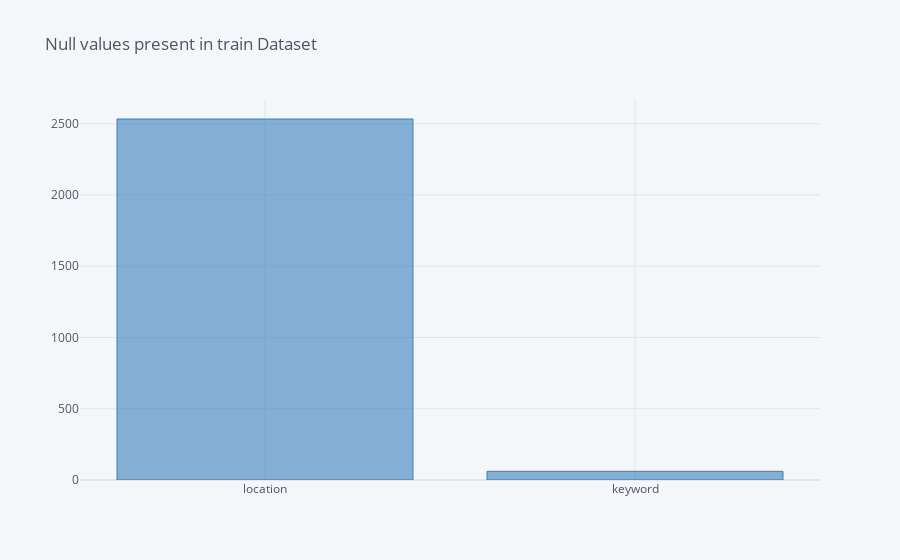

The code cell stored with this chart in its notebook:
### Code cell
missing = train_df.isnull().sum()
missing[missing>0].sort_values(ascending=False).iplot(kind='bar',
                                                      title='Null values present in train Dataset',
                                                      color=['blue'])

### Figure 1 — Plotly figure (JSON) as saved in the notebook; plotly's stock layout.template omitted (floating-point values rounded to 4 significant figures)
{"data": [{"marker": {"color": "rgba(55, 128, 191, 0.6)", "line": {"color": "rgba(55, 128, 191, 1.0)", "width": 1}}, "name": "None", "orientation": "v", "text": "", "type": "bar", "x": ["location", "keyword"], "y": [2533, 61]}], "layout": {"legend": {"bgcolor": "#F5F6F9", "font": {"color": "#4D5663"}}, "paper_bgcolor": "#F5F6F9", "plot_bgcolor": "#F5F6F9", "title": {"font": {"color": "#4D5663"}, "text": "Null values present in train Dataset"}, "xaxis": {"gridcolor": "#E1E5ED", "showgrid": true, "tickfont": {"color": "#4D5663"}, "title": {"font": {"color": "#4D5663"}, "text": ""}, "zerolinecolor": "#E1E5ED"}, "yaxis": {"gridcolor": "#E1E5ED", "showgrid": true, "tickfont": {"color": "#4D5663"}, "title": {"font": {"color": "#4D5663"}, "text": ""}, "zerolinecolor": "#E1E5ED"}}}
